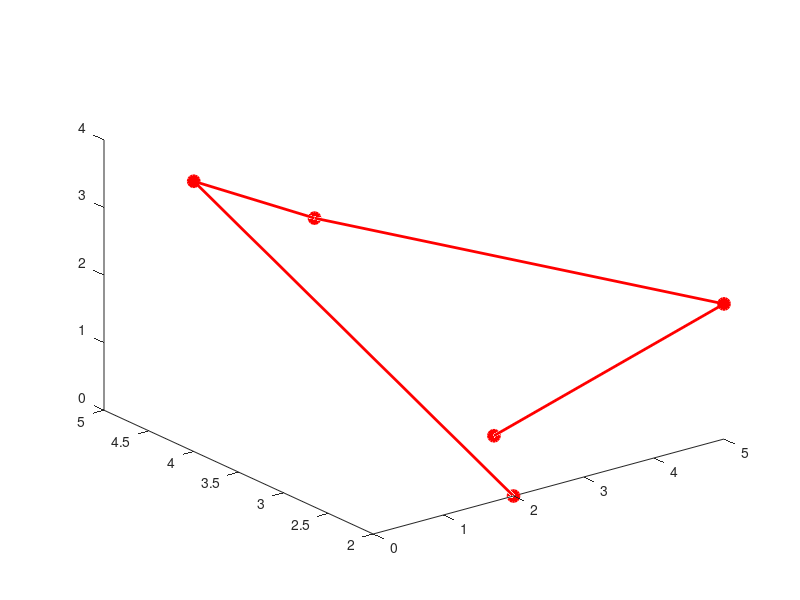
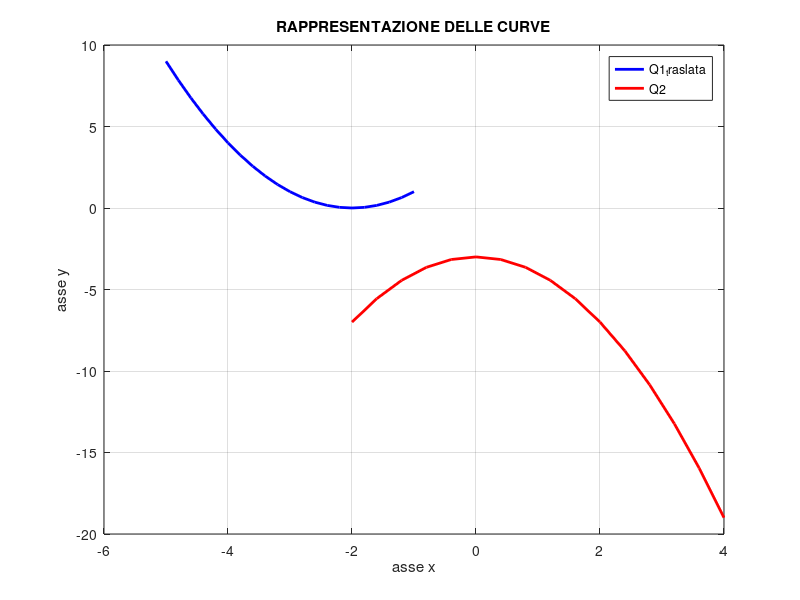
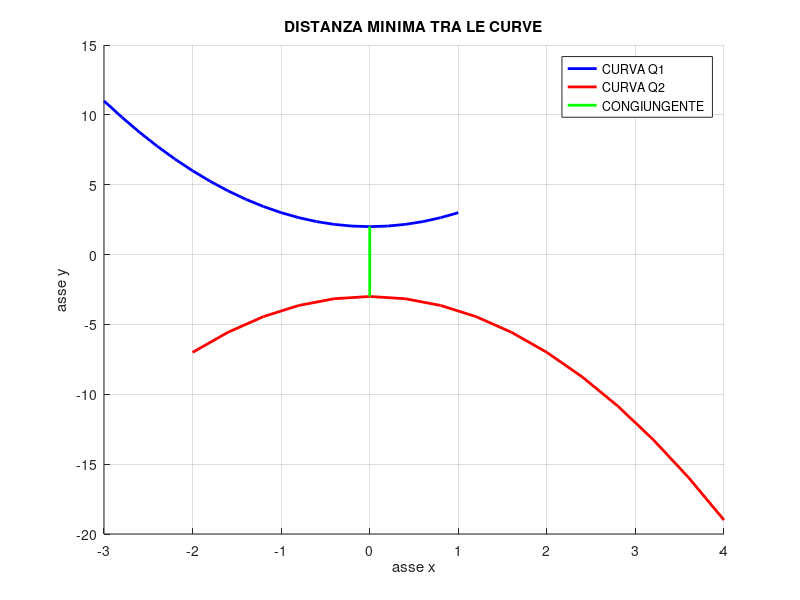

MATLAB code for these plots, in order:
clc
clear 
%%
clc
clear all 

%Ex1 - inizializzare matrice 4x4 con tutti elementi nulli

A(4,4)=0; 

%alternatively:
B=zeros(4,4);

%%

%Ex2 - crea matrice 4x4 con elementi unitari sulla diagonale principale
clc
clear all 

C(4,4)=0;

C(1,1)=1;
C(2,2)=1;
C(3,3)=1;
C(4,4)=1;

%alternatively:
D(4,4)=0;
for i=1:4
    D(i,i)=1;
end

%alternatively: 
E=eye(4,4); 

%%

%Ex3 - crea matrice 10x4 popolata con una distribuzione uniforme di numeri
%interi (casuali) compresi tra 0 e 5
clc
clear all

F=round(5*rand(10,4));

%alternatively: 
G=randi([0,5],10,4); 

%%

%Ex4 - Dalla matrice A o B generata nell’esercizio 3, prelevare la sottomatrice 
% costituita dalle righe dispari e dalle prime tre colonne. Successivamente, 
% eseguire il plot dei dati assumendo che ogni riga rappresenta un punto nello 
% spazio euclideo. Assegnare una linea continua rossa e una sfera di colore 
% rosso a ogni punto.

clc
clear all

C=randi([0,5],10,4);

l=size(C,1) %estraggo il numero di righe di C nella prima colonna
k=0; %inizializzo la variabile k
for i=1:2:l %inizio da 1, passo 2, si finisce quando si arriva a l
    k=k+1
    D(k,:)=C(i,:)
end
D(:,4)=[] %elimino la 4a colonna
plot3(D(:,1), D(:,2), D(:,3), 'r-', 'LineWidth', 2, 'Marker', 'o', 'MarkerFaceColor', 'r', 'MarkerSize', 8)

%%

%Ex5 - dati due punti, calcola la distanza tra essi
clc
clear all 

P1=[1,2,1];
P2=[5,3,3];
D=P2-P1; %distanza tra i due punti
d=norm(D) %la distanza è la norma del vettore D

%%

%Ex6 - per i due P assegnati nell'ex5, calcola la 
%distanza lungo la direzione definita da N

clc
clear all 
P1=[1,2,1];
P2=[5,3,3];
D=P2-P1;
N=[1,2,2];
vers_N=N/norm(N); %versore di N
d_n=D*vers_N'; %la distanza lungo N è prod scalare fra D e vers_N


%%

%Ex7

clc
clear all
%vettore1 e 2
x1=-3:0.2:1;
x2=-2:0.4:4;

%funzioni date
y1=x1.^2+2;
y2=-x2.^2-3;

Q1=[x1',y1']; %matrice Q1 con coordinate (x1, y1)
Q2=[x2',y2']; %matrice Q2 con coordinate (x2, y2)

%visualizzo Q1 e Q2:
disp('Matrice Q1:');
disp(Q1);
disp('Matrice Q2:');
disp(Q2);

%traslo Q1 di -2 lungo x e -2 lungo y
Q1_traslata = Q1 - [2, 2];

%devo rappresentare le curve nella stessa area grafica
%blu per Q1 e rosso per Q2. figure:si imposta il riquadro
figure; 
%plotto tutte le righe della 1a colonna della Q1_traslata
%plotto tutte le righe della 2a colonna della Q2_traslata
%b:curva di colore blu 
%specifichiamo lo spessore della linea, con valore 2
plot(Q1_traslata(:,1),Q1_traslata(:,2),'b','LineWidth',2);
hold on; %i grafici dopo questo comando non sostituiranno,
%ma potranno coesistere coi precedenti
plot(Q2(:,1),Q2(:,2),'r','LineWidth',2);
hold off; %ripristina il comportamento precedente(cioè grafici che si sovrappongono)
%ETICHETTE:
xlabel('asse x');
ylabel('asse y');
title('RAPPRESENTAZIONE DELLE CURVE');
legend('Q1_traslata','Q2');
%grid on:aggiunge una griglia orizzontale e verticale al grafico
grid on; 

%%

%Ex8 
clc 
clear all

%vettore x1 e x2
x1=-3:0.2:1;
x2=-2:0.4:4;

%funzioni date
y1=x1.^2+2;
y2=-x2.^2-3;

%NOTA:. l'apice alle coordinate si usa per trasformare un vettore riga in
%un vettore colonna in questo caso

%MATRICI:
Q1=[x1',y1']; 
Q2=[x2',y2'];
%distanza minima:
min_dist=inf; %settiamo la distanza minima a infinito
puntomin_Q1=[0,0]; 
puntomin_Q2=[0,0];
%andiamo a confrontare ogni coppia di punti delle curve, per vedere quali
%danno la minima distanza 

%ciclo per trovare la distanza minima tra i punti di Q1 e Q2

for i=1:size(Q1,1) %size(Q1,1) mi dà il numero di righe della matrice
    for j=1:size(Q2,1) %size(Q2,1) numero di righe della matrice (per ottenere le colonne dovevo mettere size(Q2,2))
        %calcolo la distanza tra i punti
        dist=norm(Q1(i,:)-Q2(j,:)); %si considerano tutte le righe e tutte le colonne delle matrici
        %calcolo distanza tramite norma euclidea
        if dist<min_dist %dist dev'essere minore. l'altro è infinito
            min_dist=dist; %aggiorno la distanza minima con quella trovata
            puntomin_Q1=Q1(i,:); %si riaggiornano i valori dei punti definiti prima
            puntomin_Q2=Q2(j,:);
        end
    end
end

%rappresentazione grafica delle curve
figure; %creo il riquadro
hold on; 
plot(Q1(:,1),Q1(:,2),'b','LineWidth',2); %plotto Q1
plot(Q2(:,1),Q2(:,2),'r','LineWidth',2); %plottoQ2
%congiungente (in verde) dei punti con distanza minima:
plot([puntomin_Q1(1),puntomin_Q2(1)],[puntomin_Q1(2),puntomin_Q2(2)],'g','LineWidth',2);
%puntomin_Q1(1) coordinata x del punto Q1
%puntomin_Q1(2) coordinate y del punto Q1
%ETICHETTE:
xlabel('asse x');
ylabel('asse y');
title('DISTANZA MINIMA TRA LE CURVE');
legend('CURVA Q1','CURVA Q2','CONGIUNGENTE');
grid on; %aggiunge la griglia
hold off;

%

%Ex9 - calcolare il versore della congiungente dei due punti puntomin_Q1 e
%puntomin_Q2

%vettore congiungente
vetC=puntomin_Q1-puntomin_Q2;
%calcolo della norma del vettore:lunghezza del vettore
norm_vetC=norm(vetC);
%calcolo versore congiungente
verC=vetC/norm_vetC;

%stampa versore congiungente
disp('Versore congiungente:');
disp(verC);

%%

%Ex10 

clc %pulisce la command window
clear all %cancella le variabili memorizzate

%vettore x1 e x2
x1=-3:0.2:1;
x2=-2:0.4:4;

%funzioni date
y1=x1.^2+2;
y2=-x2.^2-3;

%MATRICI:
Q1=[x1',y1']; 
Q2=[x2',y2'];
%matrici Q1 e Q2 che rappresentano le curve nello spazio 2d 

%vettori dati:
N1=[1,1,0];
N2=[0,1,0];
%devo proiettare la distanza tra i punti delle curve Q1 e Q2 lungo i vettori N1 e N2 

%norma:
norm_N1=norm(N1);
norm_N2=norm(N2);
%lunghezze dei vettori N1 e N2 necessarie per trasformare i vettori in
%versori (quindi vettori di lunghezza unitaria)

%calcolo dei rispettivi versori: 
vers_N1=N1/norm_N1;
vers_N2=N2/norm_N2;

%adatto le matrici Q1 e Q2 (in dimensione) ai vettori N1 e N2
Q1(:,3)=0; %si aggiunge la colonna di z=0
Q2(:,3)=0;
%infatti i vettori N1 e N2 hanno 3 componenti e quindi devo adattare Q1 e
%Q2 per includere la terza colonna z con valori tutti nulli

%NOTA:. i vettori N1 e N2 hanno 3 colonne e una riga
%CALCOLO DISTANZE MINIME di Q1 e Q2 lungo N1 e N2
distmin_N1=inf;
distmin_N2=inf;
%ho inizializzato le distanze minime con valore infinite e la distanza
%minima sarà inferiore: un qualsiasi valore reale minore di infinito

%inizializzo i punti della Q1 e Q2 (lungo N1 e N2) con distanza min 
puntoQ1_minN1=[];
puntoQ1_minN2=[];
puntoQ2_minN1=[];
puntoQ2_minN2=[];
%ho creato dei "contenitori" nulli per i punti che andiamo a calcolare

%loop per calcolare la distanza tra ogni punto di Q1 e Q2
for i=1:size(Q1,1) %loop per ogni punto di Q1
    for j=1:size(Q2,1) %loop per ogni punto di Q2
        %vettore differenza tra Q2 e Q1
        vett_diff=Q2(j,:)-Q1(i,:);
        %proietto il vettore differenza lungo le direzioni N1 e N2
        proj_N1=abs(dot(vett_diff,vers_N1));
        proj_N2=abs(dot(vett_diff,vers_N2));
%dot:calcola il prodotto scalare tra due vettori, quindi sto moltiplicando
%scalarmente il vettore differenza per il versore N1 e N2
%abs:valore assoluto (del risultato). cioè si fa il valore assoluto del
%risultato del prodotto scalare

%aggiorno la distanza minima lungo N1
if proj_N1<distmin_N1 
    distmin_N1=proj_N1;
    %puntoQ_minN è un valore che si riaggiorna ogni volta, finché non
    %troviamo il punto che dà la distanza minima (proiettata lungo le direzioni N) e allora
    %quella resterà come ultimo valore
    puntoQ1_minN1=Q1(i,:);
    puntoQ2_minN1=Q2(j,:);
end
%aggiorno la distanza minima lungo N2
if proj_N2<distmin_N2
    distmin_N2=proj_N2;
    puntoQ1_minN2=Q1(i,:);
    puntoQ2_minN2=Q2(j,:);
end
end
end

%confronta le distanze minime tra N1 e N2
if distmin_N1<distmin_N2
    distmin=distmin_N1;
    dir_min='N1';
    puntomin_Q1=puntoQ1_minN1;
    puntomin_Q2=puntoQ2_minN1;
else 
    distmin=distmin_N2;
    dir_min='N2';
    puntomin_Q1=puntoQ1_minN2;
    puntomin_Q2=puntoQ2_minN2;
end

%Stampa i risultati
disp(['La distanza minima tra le curve è: ', num2str(distmin)]);
disp(['Si ottiene lungo la direzione: ', dir_min]);
disp(['Il punto su Q1 corrispondente è: (', num2str(puntomin_Q1), ')']);
disp(['Il punto su Q2 corrispondente è: (', num2str(puntomin_Q2), ')']);

%%

%Ex11 

clc
clear all

%punto e vettore dato
P1 = [2, 2, 1];
N = [1, 1, 2];

%calcolo versN
versN=N/norm(N);

%calcolo z: z dev'essere orientato lungo la direzione N, quindi lungo il

%versore di N versN
z=versN;

%x e y, secondo la traccia, devono essere individuati dalla normale N.
%significa che x e y sono ortogonali a z (perché z è nella direzione di N)
%ricordiamo che per assicurarci che x (o y) e z siano ortogonali tra loro,
%devo fare il prodotto scalare ed esso deve risultare nullo

%prendo un vettore x arbitrario
x_temp=[1,0,0];
%calcolando il prodotto vettoriale tra x_temp e z, trovo un
%vettore ortogonale a z e x_temp

%prodotto vettoriale tra x_temp e z:
x=cross(x_temp,z);

%normalizzo x quindi lo rendo vettore unitario
x=x/norm(x);

%verifico che il prodotto scalare tra x e z sia nullo (ciò significa che x è ortogonale a z)
prod_scal=dot(x,z);
if prod_scal==0
    disp('x e z sono ortogonali')
end

%y deve essere ortogonale a x e z
y=cross(z,x); %prodotto vettoriale
disp('y e z ortogonali');

%verifica che x e y siano ortogonali a N (e quindi abbiano normale N)
verifica_x=dot(x,N); %se tali prodotti scalari sono nulli, allora x e y sono ortogonali a N
verifica_y=dot(y,N);
if verifica_x==0 && verifica_y==0
disp('x e y hanno normale N')
else
    error('x e y non hanno normale N')
end

%verifico che la terna sia levogira
v=cross(x,y);

%prodotto scalare che deve uscire >0 se la terna è levogira
%se prodotto scalare<0 allora la terna e destrogira
verifica_lev=dot(v,z);
if verifica_lev>0
    disp('la terna (x,y,z) è levogira')
else 
    error('la terna (x,y,z) non è levogira')
end 

%il piano che passa per il punto P1 ha normale N. possiamo considerare 
% tale piano come infinito e che perciò comprende P1 e tutti i punti che si ottengono come
% combinazioni lineari dei vettori x e y.  avendo x e y normale N, come verificato, 
% significa che già passano per il piano P1, quindi non c'è bisogno di
% verificare esplicitamente che passino per P1
